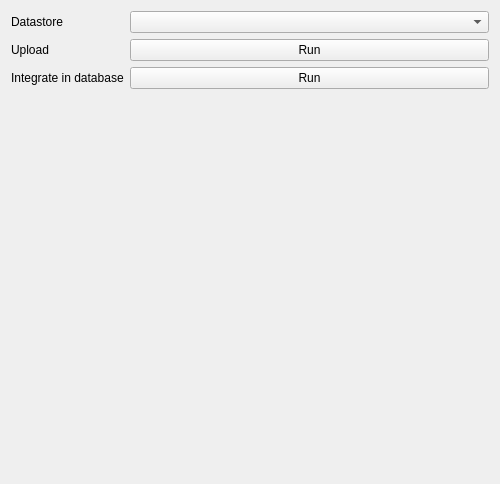
<?xml version="1.0" encoding="UTF-8"?>
<ui version="4.0">
 <class>UploadCreationPageWizard</class>
 <widget class="QWizardPage" name="UploadCreationPageWizard">
  <property name="geometry">
   <rect>
    <x>0</x>
    <y>0</y>
    <width>500</width>
    <height>484</height>
   </rect>
  </property>
  <property name="windowTitle">
   <string>WizardPage</string>
  </property>
  <layout class="QGridLayout" name="gridLayout">
   <item row="2" column="0">
    <widget class="QLabel" name="lbl_integrate">
     <property name="text">
      <string>Integrate in database</string>
     </property>
    </widget>
   </item>
   <item row="3" column="0">
    <spacer name="verticalSpacer">
     <property name="orientation">
      <enum>Qt::Vertical</enum>
     </property>
     <property name="sizeHint" stdset="0">
      <size>
       <width>20</width>
       <height>40</height>
      </size>
     </property>
    </spacer>
   </item>
   <item row="1" column="1">
    <widget class="QPushButton" name="btn_upload">
     <property name="text">
      <string>Run</string>
     </property>
    </widget>
   </item>
   <item row="2" column="1">
    <widget class="QPushButton" name="btn_integrate">
     <property name="text">
      <string>Run</string>
     </property>
    </widget>
   </item>
   <item row="1" column="0">
    <widget class="QLabel" name="lb_upload">
     <property name="sizePolicy">
      <sizepolicy hsizetype="Fixed" vsizetype="Preferred">
       <horstretch>0</horstretch>
       <verstretch>0</verstretch>
      </sizepolicy>
     </property>
     <property name="text">
      <string>Upload</string>
     </property>
    </widget>
   </item>
   <item row="0" column="0">
    <widget class="QLabel" name="label">
     <property name="text">
      <string>Datastore</string>
     </property>
    </widget>
   </item>
   <item row="0" column="1">
    <widget class="DatastoreComboBox" name="cbx_datastore"/>
   </item>
  </layout>
 </widget>
 <customwidgets>
  <customwidget>
   <class>DatastoreComboBox</class>
   <extends>QComboBox</extends>
   <header>vectiler.gui.cbx_datastore</header>
  </customwidget>
 </customwidgets>
 <resources/>
 <connections/>
</ui>
